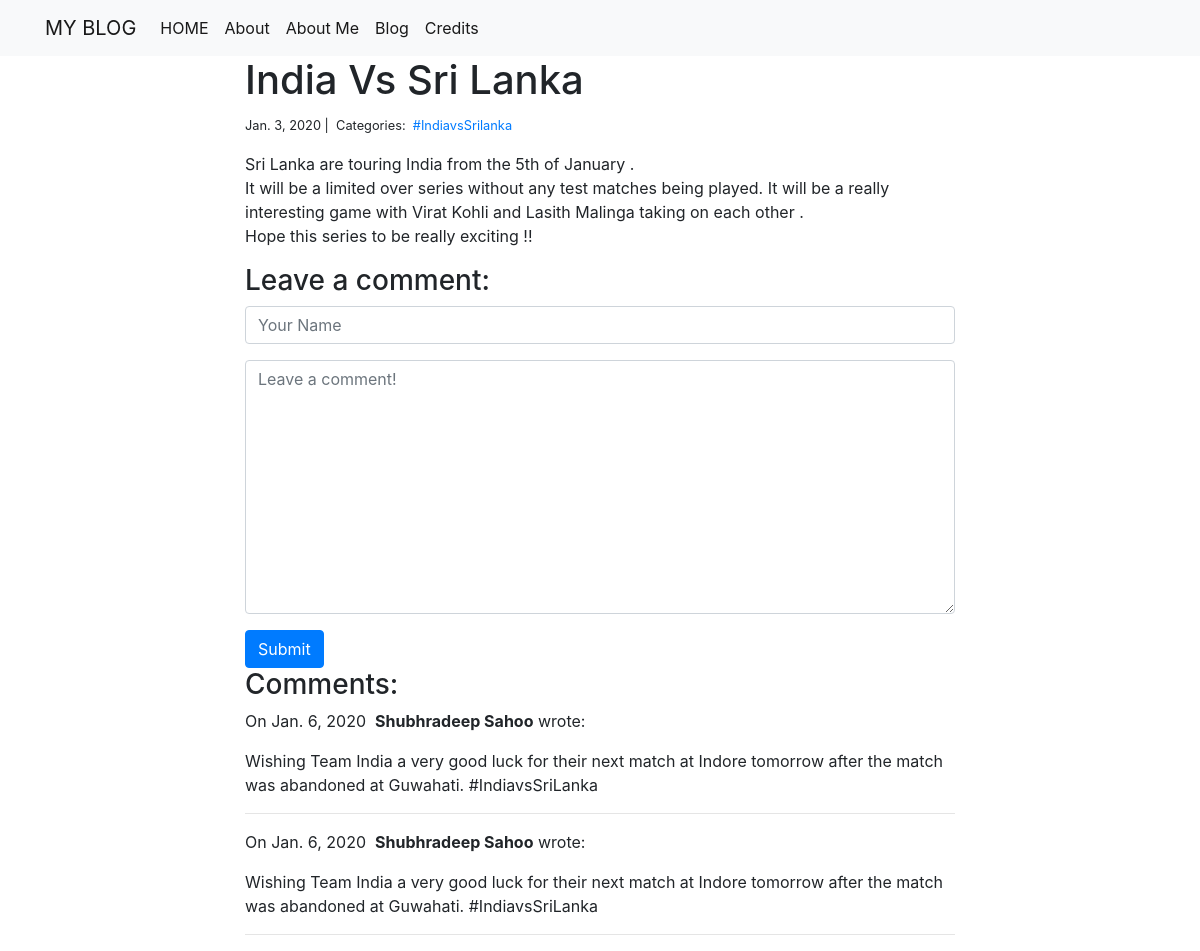
The app's page /blog/2/ with its own data.
### blog/models.py (models this page shows)
class Post(models.Model):
    title = models.CharField(max_length=255)
    body = models.TextField()
    created_on = models.DateTimeField(auto_now_add=True)
    last_modified = models.DateTimeField(auto_now=True)
    categories = models.ManyToManyField('Category', related_name='posts')

class Category(models.Model):
    name = models.CharField(max_length=20)

class Comment(models.Model):
    author = models.CharField(max_length=60)
    body = models.TextField()
    created_on = models.DateTimeField(auto_now_add=True)
    post = models.ForeignKey('Post', on_delete=models.CASCADE)

### blog/views.py (the view, shortened to what this page needs)
# urls.py: path("<int:pk>/", views.blog_detail, name="blog_detail"),
def blog_detail(request, pk):
    post = Post.objects.get(pk=pk)
    comments = Comment.objects.filter(post=post)
    form = CommentForm()
    context = {"post": post, "comments": comments, "form": form}
    return render(request, "blog_detail.html", context)

### blog/forms.py
class CommentForm(forms.Form):
    author = forms.CharField(
        max_length=60,
        widget=forms.TextInput(attrs={
            "class": "form-control",
            "placeholder": "Your Name"
        })
    )
    body = forms.CharField(widget=forms.Textarea(
        attrs={
            "class": "form-control",
            "placeholder": "Leave a comment!"
        })
    )

### blog/templates/blog_detail.html (shortened to what this page needs)
{% extends "base.html" %}
{% block page_content %}
<div class="col-md-8 offset-md-2">
    <h1>{{ post.title }}</h1>
    <small>
        {{ post.created_on.date }} |&nbsp;
        Categories:&nbsp;
        {% for category in post.categories.all %}
        <a href="{% url 'blog_category' category.name %}">
            {{ category.name }}
        </a>&nbsp;
        {% endfor %}
    </small>
    <p>{{ post.body | linebreaks }}</p>
    <h3>Leave a comment:</h3>
    <form action="/blog/{{ post.pk }}/" method="post">
        <div class="form-group">
            {{ form.author }}
        </div>
        <div class="form-group">
            {{ form.body }}
        </div>
        <button type="submit" class="btn btn-primary">Submit</button>
    </form>
    <h3>Comments:</h3>
    {% for comment in comments %}
    <p>
        On {{comment.created_on.date }}&nbsp;
        <b>{{ comment.author }}</b> wrote:
    </p>
    <p>{{ comment.body }}</p>
    <hr>
    {% endfor %}
</div>
{% endblock %}

### personal_portfolio/templates/base.html (shortened to what this page needs)
<!DOCTYPE html>
<html>
<head>
    <link rel="stylesheet" href="https://maxcdn.bootstrapcdn.com/bootstrap/4.0.0/css/bootstrap.min.css">
<nav class="navbar navbar-expand-lg navbar-light bg-light">
    <div class="container">
        <a class="navbar-brand" href="{% url 'index' %}">MY BLOG</a>
        <div class="collapse navbar-collapse" id="navbarSupportedContent">
          <ul class="navbar-nav mr-auto">
            <li class="nav-item active">
              <a class="nav-link" href="{% url 'index' %}">HOME</a>
            </li>
            <li class="nav-item active">
              <a class="nav-link" href="{% url 'about' %}">About</a>
            </li>
            <li class="nav-item active">
              <a class="nav-link" href="{% url 'aboutme' %}">About Me</a>
            </li>
            <li class="nav-item active">
              <a class="nav-link" href="{% url 'blog_index' %}">Blog</a>
            </li>
            <li class="nav-item active">
              <a class="nav-link" href="{% url 'credits' %}">Credits</a>
            </li>
          </ul>
        </div>
    </div>
</nav>
<div class="container">
    {% block page_content %}{% endblock %}
</div>

### records on screen
Post: title "India Vs Sri Lanka", created_on "Jan. 3, 2020", body "Sri Lanka are touring India from the 5th of January . It will be a limited over series without any test matches being played. It will be a really interesting game with Virat Kohli and Lasith Malinga taking on each other . Hope this series to be really exciting !!"
Category: name "#IndiavsSrilanka"
Comment: created_on "Jan. 6, 2020", author "Shubhradeep Sahoo", body "Wishing Team India a very good luck for their next match at Indore tomorrow after the match was abandoned at Guwahati. #IndiavsSriLanka"
Comment: created_on "Jan. 6, 2020", author "Shubhradeep Sahoo", body "Wishing Team India a very good luck for their next match at Indore tomorrow after the match was abandoned at Guwahati. #IndiavsSriLanka"
